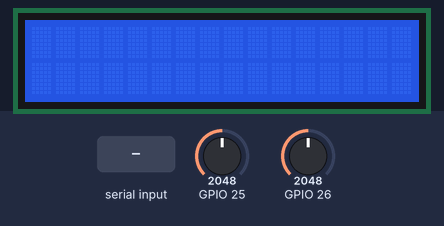
The sketch below on a simulated ESP32. Parts: 16×2 character LCD. The inputs (shaded band) are chosen by the test bench; at power-on: GPIO 25 = 2048, GPIO 26 = 2048. Nothing arrives over Bluetooth unless stated; what the sketch prints to the serial monitor is not drawn.

Above: at 1.2 s.
1.3 s: "1" received over the second serial link
2.8 s: GPIO 25 set to 2939
4.3 s: GPIO 25 set to 3059
At 5.4 s:
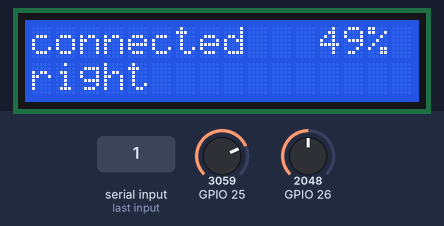
5.8 s: GPIO 26 set to 2944
7.3 s: GPIO 26 set to 3069
At 7.8 s:
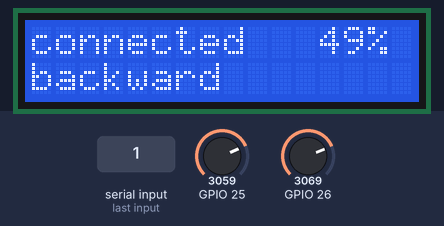
8.8 s: GPIO 26 set to 491
At 10.1 s:
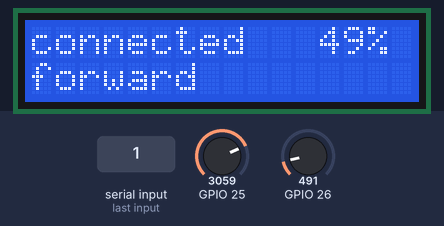
Timing chart, 0 to 11.3 s (numbered marks = the images above; inputs shaded):
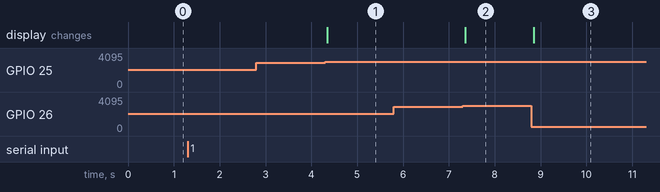

Measured:
- the behaviour switches between 3000 and 3001 on GPIO 25 (found by bisection; images 0 and 1)
- the behaviour switches between 3000 and 3001 on GPIO 26 (found by bisection; images 1 and 2)
- after the input at 1.3 s, every drawn part: stays the same
- after the input at 2.8 s, every drawn part: stays the same
- after the input at 4.3 s, the display: changes after 0.05 s (image 1)
- after the input at 5.8 s, every drawn part: stays the same
- after the input at 7.3 s, the display: changes after 0.05 s (image 2)
- after the input at 8.8 s, the display: changes after 0.05 s (image 3)

The sketch:

BT_RC_Controller.ino
```cpp
#include "BTLink.h"
#include "DisplayUI.h"
#include "Joystick.h"

BTLink btLink("HC-05");
DisplayUI displayUI(0x27);
Joystick stick(25, 26, 1000, 3000, 1000, 3000);
Joystick::Dir dir, lastDir = Joystick::Dir::Halt;
int percent = -1;
bool isConnected = false;

void setup() {
  Serial.begin(115200);
  btLink.begin("ESP32_Master");
  displayUI.begin();
}

void loop() {
  btLink.loop();

  isConnected = btLink.isConnected();
  dir = stick.read();
  percent = btLink.battery();

  displayUI.loop(isConnected, percent, dir);

  if (dir != lastDir)
  {
    if (isConnected)  btLink.sendCommand(dir);
    lastDir = dir;
  }
}
```

BTLink.cpp
```cpp
#include "BTLink.h"

BTLink::BTLink (const char* slaveName, uint32_t reconnectInterval, uint32_t connectedTimeout)
  : slaveName_(slaveName),
    reconnectInterval_(reconnectInterval),
    connectedTimeout_(connectedTimeout)
{}

//PUBLIC
void BTLink::begin(const char* masterName)
{
  bt_.begin(masterName, true);
  tryConnect_();
}

void BTLink::loop()
{
  if (bt_.connected(connectedTimeout_))
  {
    handleIncoming_();
    return;
  }

  unsigned long now = millis();
  if (now - lastAttempt_ >= reconnectInterval_)
  {
    tryConnect_();
    lastAttempt_ = now;
  }
}

bool BTLink::isConnected()
{
  return bt_.connected(connectedTimeout_);
}

void BTLink::sendCommand(Joystick::Dir dir)
{
  if (!isConnected())
    return;

  switch (dir)
  {
    case Joystick::Dir::Forward:   bt_.print('F'); break;
    case Joystick::Dir::Backward:  bt_.print('B'); break;
    case Joystick::Dir::Left:      bt_.print('L'); break;
    case Joystick::Dir::Right:     bt_.print('R'); break;
    case Joystick::Dir::Halt:      bt_.print('H'); break;
  }
}

int BTLink::battery() const
{
  return battery_;
}


//PRIVATE
void BTLink::tryConnect_()
{
  Serial.printf("[BT] Connecting to %s ...\n", slaveName_);
  if (bt_.connect(slaveName_))
    Serial.println("[BT] Connected!");
  else
    Serial.println("[BT] Failed");
}

void BTLink::handleIncoming_()
{
  if (bt_.available())
  {
    int b = bt_.read();
    if (b >= 0 && b <= 100)
    {
      battery_ = b;
      Serial.printf("[BT] Battery %d%%\n", battery_);
    }
  }
}
```

BTLink.h
```cpp
#pragma once
#include "Arduino.h"
#include "BluetoothSerial.h"
#include "Joystick.h"

class BTLink
{
  public:
    /**
       @param slaveName              — name of the device with which want to establish link
       @param reconnectingInterval   — time interval for reconnecting to slave device, in ms
       @param connectedTimeout       — connected timeout. in ms
    */
    BTLink (const char* slaveName, uint32_t reconnectInterval = 5000, uint32_t connectedTimeout = 1000);

    void begin(const char* masterName);
    void loop();
    bool isConnected();

    void sendCommand(Joystick::Dir dir);
    int battery() const;

  private:
    BluetoothSerial bt_;
    const char* slaveName_;
    const uint32_t reconnectInterval_;
    const uint32_t connectedTimeout_;

    unsigned long lastAttempt_ = 0;
    int battery_ = -1;

    void tryConnect_();
    void handleIncoming_();
};
```

DisplayUI.cpp
```cpp
#include "DisplayUI.h"

DisplayUI::DisplayUI (uint8_t lcdAddr, uint8_t width, uint8_t height, uint8_t brightness)
  :   lcdAddr_(lcdAddr),
      width_(width),
      height_(height),
      brightness_(brightness)
{}

void DisplayUI::begin()
{
  Wire.begin();
  Wire.beginTransmission(lcdAddr_);

  if (Wire.endTransmission() == 0)
  {
    lcd_.begin(width_, height_);
    lcd_.setBacklight(255);
    initialized_ = true;
  }
}

void DisplayUI::loop(bool isConnected, int percent, Joystick::Dir dir) {
  currentState_.connected = isConnected;
  currentState_.percent = percent;
  currentState_.dir = dir;

  if (!initialized_) return;
  if (memcmp(&lastState_, &currentState_, sizeof(UIState)) == 0) return;
  if (!isConnected) screen_ = DisplayUI::Screen::Waiting;

   switch (screen_)
  {
    case DisplayUI::Screen::Waiting:
      if (!isConnected)  showWaiting_();
      else  screen_ = DisplayUI::Screen::Empty;
      break;

    case DisplayUI::Screen::Empty:
      lcd_.clear();
      screen_ = DisplayUI::Screen::Main;
      break;

    case DisplayUI::Screen::Main:
      showDirection_(dir);
      showBattery_(percent);
      break;
  }

  lastState_ = currentState_;
}

void DisplayUI::showWaiting_() {
  lcd_.clear();
  lcd_.setCursor(0, 0);
  lcd_.print("waiting for");
  lcd_.setCursor(0, 1);
  lcd_.print("connecting");
}

void DisplayUI::showBattery_(int percent) {
  clearRow_(0);
  lcd_.setCursor(0, 0);
  lcd_.print("connected");
  lcd_.setCursor(12, 0);
  lcd_.print(percent);
  lcd_.print("%");
}

void DisplayUI::showDirection_(Joystick::Dir dir) {
  clearRow_(1);
  lcd_.setCursor(0, 1);
  switch (dir) {
    case Joystick::Dir::Forward:
      lcd_.print("forward");
      break;
    case Joystick::Dir::Backward:
      lcd_.print("backward");
      break;
    case Joystick::Dir::Left:
      lcd_.print("left");
      break;
    case Joystick::Dir::Right:
      lcd_.print("right");
      break;
    case Joystick::Dir::Halt:
      lcd_.print("halt");
      break;
  }
}

void DisplayUI::clearRow_(uint8_t row) {
  if (!initialized_ || row >= height_) return;
  lcd_.setCursor(0, row);
  for (uint8_t i = 0; i < width_; ++i) {
    lcd_.print(' ');
  }
}
```

DisplayUI.h
```cpp
#pragma once
#include "LiquidCrystal_PCF8574.h"
#include "Wire.h"
#include "Joystick.h"

class DisplayUI
{
  public: DisplayUI(uint8_t lcdAddr, uint8_t width = 16, uint8_t height = 2, uint8_t brightness = 255);
    void begin();
    void loop(bool isConnected, int percent, Joystick::Dir dir);

  private:
    struct UIState {
        bool connected;
        int percent;
        Joystick::Dir dir;
    };
    enum class Screen : uint8_t {Waiting, Empty, Main};

    void showWaiting_();
    void showBattery_(int percent);
    void showDirection_(Joystick::Dir dir);
    void clearRow_(uint8_t row);

    UIState currentState_;
    UIState lastState_;
    LiquidCrystal_PCF8574 lcd_;
    Screen screen_;
    uint8_t lcdAddr_;
    uint8_t width_;
    uint8_t height_;
    uint8_t brightness_;
    bool initialized_ = false;

};
```

Joystick.cpp
```cpp
#include "Joystick.h"

Joystick::Joystick(uint8_t pinX, uint8_t pinY, uint16_t leftThr, uint16_t rightThr, uint16_t forwardThr, uint16_t backThr)
  :   pinX_(pinX),
      pinY_(pinY),
      leftThr_(leftThr),
      rightThr_(rightThr),
      forwardThr_(forwardThr),
      backThr_(backThr)
{
  pinMode(pinX_, INPUT);
  pinMode(pinY_, INPUT);
  // Set the ADC attenuation to 11 dB (up to ~3.3V input)
  analogSetAttenuation(ADC_11db);
}

Joystick::Dir Joystick::read()
{
  lastX_ = analogRead(pinX_);
  lastY_ = analogRead(pinY_);

  if (lastY_ < forwardThr_)
    return Dir::Forward;
  if (lastY_ > backThr_)
    return Dir::Backward;
  if (lastX_ < leftThr_)
    return Dir::Left;
  if (lastX_ > rightThr_)
    return Dir::Right;
  return Dir::Halt;
}
```

Joystick.h
```cpp
#pragma once
#include "Arduino.h"

class Joystick
{
  public:
    enum class Dir : uint8_t {Halt, Forward, Backward, Left, Right};

    /**
      @param pinX   — GPIO pin for X
      @param pinY   — GPIO pin for Y
      @param leftThr, rightThr, forwardThr, backThr — treasholds
    */
    Joystick(uint8_t pinX, uint8_t pinY, uint16_t leftThr, uint16_t rightThr, uint16_t forwardThr, uint16_t backThr);

    /**
           @brief   Read analog values, return direction.
           @return  Dir::…  expected to treasholds
    */
    Dir read();

    inline uint16_t rawX() const {
      return lastX_;
    }
    inline uint16_t rawY() const {
      return lastY_;
    }

  private:
    const uint8_t  pinX_, pinY_;
    const uint16_t leftThr_, rightThr_, forwardThr_, backThr_;
    uint16_t       lastX_ = 0, lastY_ = 0;
};
```
